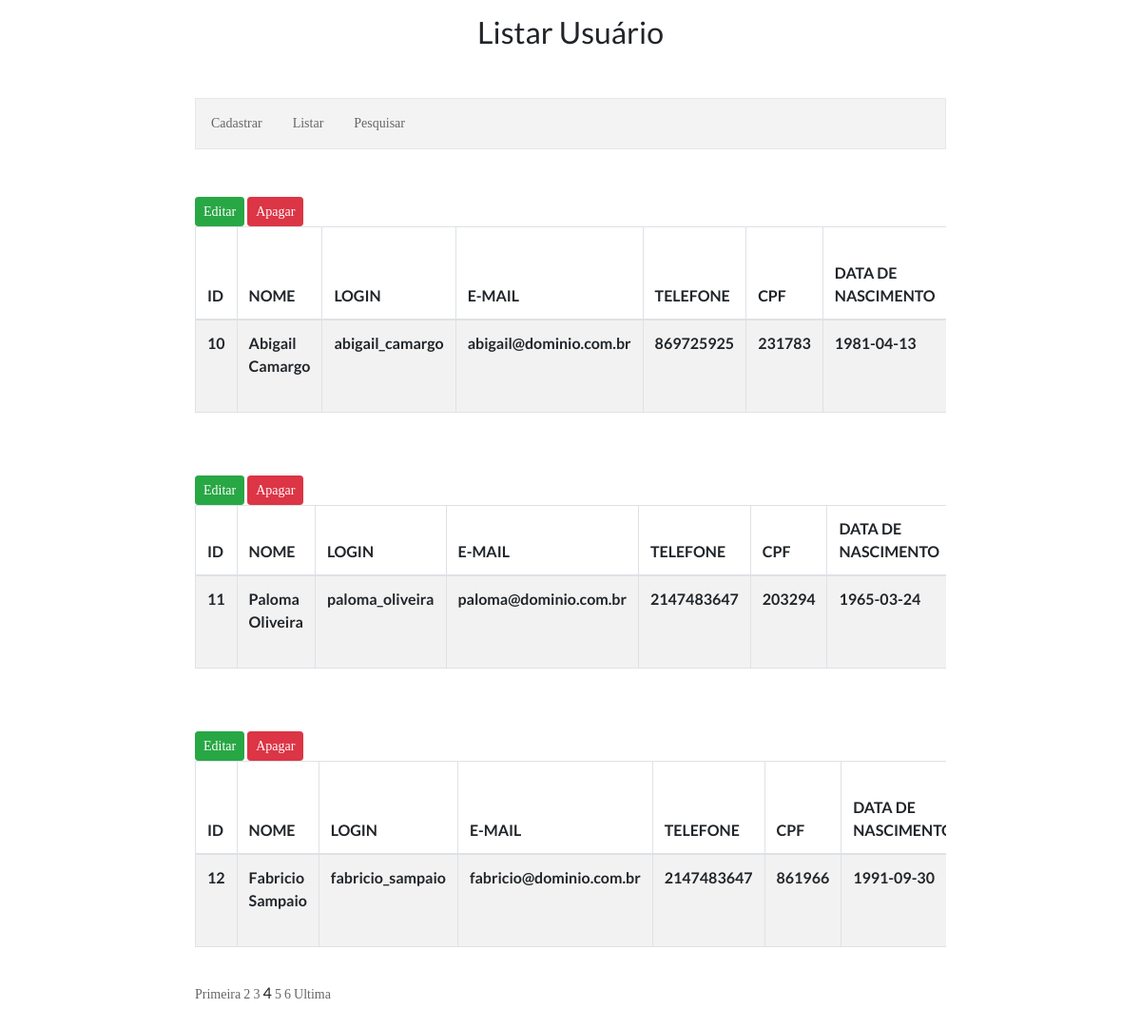
The app's page /1/index.php?pagina=4 with its own data.
### tables this page shows
CREATE TABLE `usuarios` (
  `id` int(4) NOT NULL,
  `nome` varchar(150) NOT NULL,
  `login_user` varchar(150) NOT NULL,
  `senha` varchar(150) NOT NULL,
  `email` varchar(150) NOT NULL,
  `telefone` int(15) NOT NULL,
  `cpf` int(15) NOT NULL,
  `dt_nascimento` date NOT NULL,
  `nome_mae` varchar(150) NOT NULL,
  `user_status` varchar(15) NOT NULL,
  `dt_inclusao` timestamp NOT NULL DEFAULT current_timestamp() ON UPDATE current_timestamp(),
  `dt_alteracao` timestamp NOT NULL DEFAULT current_timestamp() ON UPDATE current_timestamp()
);

### 1/index.php (the view, shortened to what this page needs)
<?php
include_once("../conexao.php");
?>
<!DOCTYPE html>
<html lang="pt-br">
	<head>
	<link rel="stylesheet" href="https://maxcdn.bootstrapcdn.com/bootstrap/4.0.0/css/bootstrap.min.css">
	<link rel="stylesheet" href="https://maxcdn.bootstrapcdn.com/bootstrap/4.0.0/css/bootstrap.min.css">
	<link href="../assets/css/main.css" rel="stylesheet" />
	</head>
	<body>
	<div class="s009">
		<form method="POST" action="">
		<h1 style="text-align:center">Listar Usuário</h1>
		<ul style="margin-top: 50px">
<li><a href="cad_usuario.php">Cadastrar</a>
<li><a href="index.php">Listar</a>
<li><a href="pesquisar.php">Pesquisar</a>
</ul>
		<?php
		$pagina_atual = filter_input(INPUT_GET,'pagina', FILTER_SANITIZE_NUMBER_INT);
		$pagina = (!empty($pagina_atual)) ? $pagina_atual : 1;
		$qnt_result_pg = 3;
		$inicio = ($qnt_result_pg * $pagina) - $qnt_result_pg;
		$result_usuarios = "SELECT * FROM usuarios LIMIT $inicio, $qnt_result_pg";
		$resultado_usuarios = mysqli_query($conexao, $result_usuarios);
		while($row_usuario = mysqli_fetch_assoc($resultado_usuarios)){
?>
		<div class="container">
		<div class="row table-wrapper" style="margin-top: 50px;">
			<table class="table table-hover table-striped table-bordered">
			<?php echo "<a class='btn btn-success btn-sm'  href='edit_usuario.php?id=" . $row_usuario['id'] . "'>Editar</a> <a class='btn btn-danger btn-sm' style='margin-left: 3px' href='proc_apagar_usuario.php?id=" . $row_usuario['id'] . "'>   Apagar</a>" ?>
        <thead>
            <tr>
                <th>ID</th>
                <th>NOME</th>
                <th>LOGIN</th>
                <th style="width: 10px">E-MAIL</th>
                <th>TELEFONE</th>
                <th>CPF</th>
                <th>DATA DE NASCIMENTO</th>
            </tr>
        </thead>
        <tbody>
		<tr>
                        <th><?php echo $row_usuario['id'] ?></th>
                        <th><?php echo $row_usuario['nome'] ?></th>
                        <th><?php echo $row_usuario['login_user'] ?></th>
                        <th><?php echo $row_usuario['email'] ?></th>
                        <th><?php echo $row_usuario['telefone'] ?></th>
                        <th><?php echo $row_usuario['cpf'] ?></th>
                        <th><?php echo $row_usuario['dt_nascimento'] ?></th>
                    </tr>
		</tbody>
		</table>
		</div>
		</div>
			<?php
		}
		$result_pg = "SELECT COUNT(id) AS num_result FROM usuarios";
		$resultado_pg = mysqli_query($conexao, $result_pg);
		$row_pg = mysqli_fetch_assoc($resultado_pg);
		$quantidade_pg = ceil($row_pg['num_result'] / $qnt_result_pg);
		$max_links = 2;
		echo "<div style='margin-top: 20px;margin-bottom: 30px'><a href='index.php?pagina=1'>Primeira</a> ";
		for($pag_ant = $pagina - $max_links; $pag_ant <= $pagina - 1; $pag_ant++){
			if($pag_ant >= 1){
				echo "<a href='index.php?pagina=$pag_ant'>$pag_ant</a> ";
			}
		}
		echo "$pagina ";
		for($pag_dep = $pagina + 1; $pag_dep <= $pagina + $max_links; $pag_dep++){
			if($pag_dep <= $quantidade_pg){
				echo "<a href='index.php?pagina=$pag_dep'>$pag_dep</a> ";
			}
		}
		echo "<a href='index.php?pagina=$quantidade_pg'>Ultima</a></div>";
		?>
		</form>
</div>
	</body>
</html>

### assets/css/main.css (style rules this page uses)
html { line-height: 1.15; -ms-text-size-adjust: 100%; -webkit-text-size-adjust: 100%; }
body { margin: 0; }
h1 { font-size: 2em; margin: 0.67em 0; }
a { background-color: transparent; -webkit-text-decoration-skip: objects; }
html { height: 100%; }
* { box-sizing: border-box; }
.s009 { min-height: 100vh; display: -ms-flexbox; display: flex; -ms-flex-pack: center; justify-content: center; -ms-flex-align: center; align-items: center; background: #ffffff; padding: 15px; font-family: 'Lato', sans-serif; }
.s009 form { width: 100%; max-width: 790px; margin: 0; }
* { margin: 0px; padding: 0px; box-sizing: border-box; }
body, html { height: 100%; font-family: Ubuntu-Regular, sans-serif; }
a { font-family: Ubuntu-Regular; font-size: 14px; line-height: 1.7; color: #666666; margin: 0px; transition: all 0.4s; -webkit-transition: all 0.4s; -o-transition: all 0.4s; -moz-transition: all 0.4s; }
h1,h2,h3,h4,h5,h6 { margin: 0px; }
ul, li { margin: 0px; list-style-type: none; }

### 1/index.php (style rules this page uses)
ul { list-style-type: none; margin: 0; padding: 0; overflow: hidden; border: 1px solid #e7e7e7; background-color: #f3f3f3; }
li { float: left; }
li a { display: block; color: #666; text-align: center; padding: 14px 16px; text-decoration: none; }
.table-wrapper { max-height: 500px; overflow-y: auto; }

### records on screen
usuarios: id "10", nome "Abigail Camargo", login_user "abigail_camargo", email "abigail@dominio.com.br", telefone "869725925", cpf "231783", dt_nascimento "1981-04-13"
usuarios: id "11", nome "Paloma Oliveira", login_user "paloma_oliveira", email "paloma@dominio.com.br", telefone "2147483647", cpf "203294", dt_nascimento "1965-03-24"
usuarios: id "12", nome "Fabricio Sampaio", login_user "fabricio_sampaio", email "fabricio@dominio.com.br", telefone "2147483647", cpf "861966", dt_nascimento "1991-09-30"

### other values on screen
$pagina "4"
